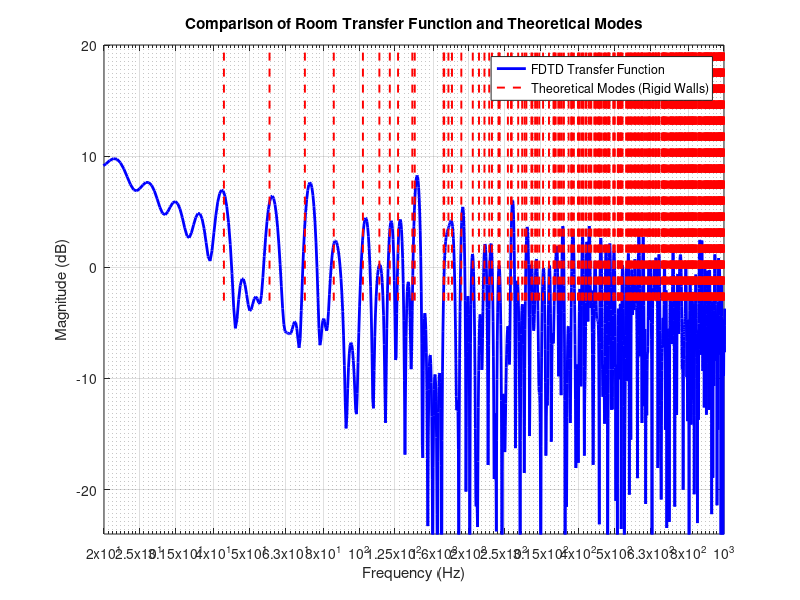

Here is the MATLAB script that generated this plot:
%% Script for 2D Finite Difference Time Domain (FDTD) simulation of room acoustics
% Author: Ali Raza

clear;      % Clear workspace variables
close all;  % Close all figures

%% --- Simulation Parameters ---

dt = 0.01 / 341 / sqrt(2); 
% Alternative: dt=0.01/341*(0.70); for a Courant number of 0.7

% Spatial step (dh) and grid dimensions
dh = 0.01;           % Spatial step in meters
nx = round(4 / dh);  % Number of grid points in x-direction (for a 4m room length)
ny = round(3 / dh);  % Number of grid points in y-direction (for a 3m room width)

% Medium Properties (Air)
rho = 1.21;         % Density of air (kg/m^3)
c = 341;            % Speed of sound in air (m/s)
k = (c^2) * rho;    % Bulk modulus (Pa)

% Absorption Coefficient and Impedance
alpha = 0.1;
R = sqrt(1 - alpha);         % Reflection coefficient magnitude
Znorm = (1 + R) / (1 - R);   % Normalized impedance for real R
impedance = Znorm * rho * c; % Specific acoustic impedance (Rayls)

%% --- Initialization of Acoustic Fields ---

p = zeros(nx, ny);       % Pressure field
ux = zeros(nx + 1, ny);  % Particle velocity in x-direction (staggered grid)
uy = zeros(nx, ny + 1);  % Particle velocity in y-direction (staggered grid)

%% --- Excitation Signal (Ricker Wavelet) ---

maxtt = 10000;               % Total number of time steps
centralfrequency = 1000;     % Central frequency of the Ricker wavelet (Hz)
a = centralfrequency / (sqrt(pi) / 2) * 4; % Ricker parameter

% Time vector and Ricker wavelet
t = ((1:maxtt) / (1/dt) - 4/a);
w = -(exp(-a^2 * (t.^2) / 2) .* (a^2 * (t.^2) - 1)); % Ricker wavelet

%% --- Data Recording ---

h2 = zeros(1, maxtt); % Preallocate array for output pressure at one point

%% --- Main Time-Stepping Loop ---

for tt = 1:maxtt
    % Update pressure field
    p = p - k * dt / dh * (diff(ux, 1, 1) + diff(uy, 1, 2));

    % Apply excitation (hard source) at p(1,1)
    p(1, 1) = w(tt);

    % Update velocity fields
    ux(2:nx, :) = ux(2:nx, :) - dt / rho / dh * diff(p, 1, 1);
    uy(:, 2:ny) = uy(:, 2:ny) - dt / rho / dh * diff(p, 1, 2);

    % Impedance boundary conditions (absorbing)
    ux(1,:)   = -p(1,:)/(rho*c*impedance);     % Left wall
    ux(end,:) =  p(end,:)/(rho*c*impedance);   % Right wall
    uy(:,1)   = -p(:,1)/(rho*c*impedance);     % Bottom wall
    uy(:,end) =  p(:,end)/(rho*c*impedance);   % Top wall

    % Record pressure at the opposite corner
    h2(tt) = p(nx, ny);
end

%% --- Post-processing: Frequency Analysis ---

% FFT of source and response
H1 = abs(fft(w, 100000));   % Input spectrum
H2 = abs(fft(h2, 100000));  % Output spectrum

% Frequency vector
n_fft = length(H1);
Fs = 1 / dt;
freq = (0:n_fft/2 - 1) * Fs / n_fft;

% Transfer function (output/input)
T_FDTD2 = H2 ./ (H1 + eps); % Avoid divide-by-zero
modes = 20 * log10(abs(T_FDTD2(1:n_fft/2)) + eps); % dB magnitude

%% --- Theoretical Room Modes Calculation ---

fprintf('Calculating theoretical room modes...\n');
lx = 4; % Room length (m)
ly = 3; % Room width (m)
ii = 0:100; jj = 0:100;
F = zeros(length(ii), length(jj));

for ii_loop = 0:100
    mx_modes = jj;
    my_mode = ii_loop;
    fc_calculated = c / 2 * sqrt(((mx_modes / lx).^2) + ((my_mode / ly).^2));
    F(ii_loop + 1, 1:length(jj)) = fc_calculated;
end

f = sort(F(:)'); % Flatten and sort all mode frequencies

%% --- Plotting Results ---

fprintf('Plotting results...\n');
figure;
semilogx(freq, modes, 'b', 'LineWidth', 2); hold on;

% Overlay theoretical mode lines
num_theoretical_modes_to_plot = 380;
plotted_modes_count = 0;

for kk = 1:length(f)
    if plotted_modes_count >= num_theoretical_modes_to_plot
        break;
    end
    if f(kk) > 1e-3
        if kk == 1 || abs(f(kk) - f(kk-1)) > 1e-3
            line([f(kk) f(kk)], [-3 20], 'LineStyle', '--', 'Color', 'r', 'LineWidth', 1.4);
            plotted_modes_count = plotted_modes_count + 1;
        end
    end
end

% Plot formatting
xlim([20 1000]);
ylim([-24 20]);
xticks_values = [16 20 25 31.5 40 50 63 80 100 125 160 200 250 315 400 500 630 800 1000 ...
                 1250 1600 2000 2500 3150 4000 5000];
xticks(xticks_values);
xtickangle(45);

title('Comparison of Room Transfer Function and Theoretical Modes');
xlabel('Frequency (Hz)');
ylabel('Magnitude (dB)');
legend('FDTD Transfer Function', 'Theoretical Modes (Rigid Walls)');
grid on; hold off;
saveas(gcf, 'FDTD_Room_Transfer_Function.jpg');
